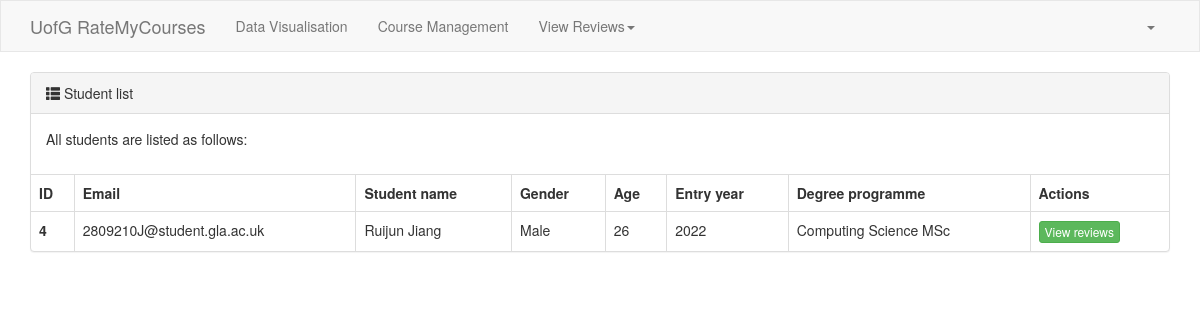
The page /student-list/ (signed in) on the database as committed earlier.
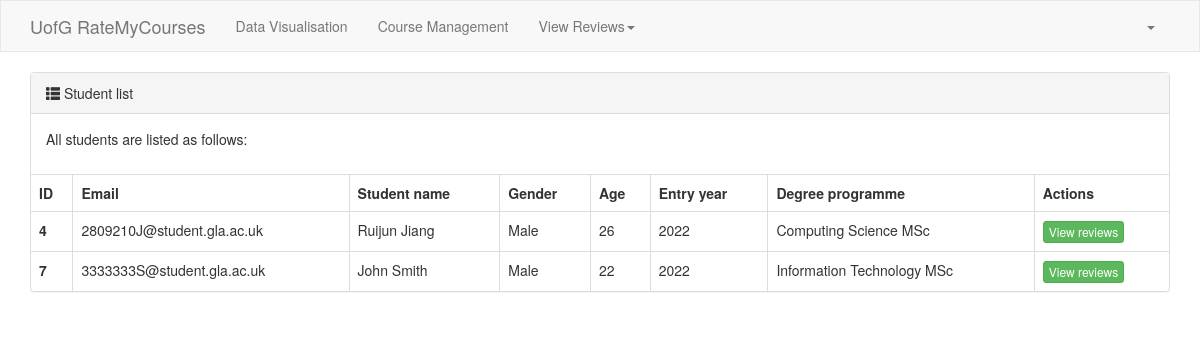
The same page on the database as committed later.
### rmc/models.py (models this page shows, shortened)
class Student(models.Model):
    email = models.CharField(verbose_name="Email", max_length=64, null=True, blank=True)
    name = models.CharField(verbose_name="Name", max_length=32)
    password = models.CharField(verbose_name="Password", max_length=64)
    gender_choices = (
        (1, "Male"),
        (2, "Female"),
    )
    gender = models.SmallIntegerField(verbose_name="Gender", choices=gender_choices)
    age = models.IntegerField(verbose_name="Age")
    entry_date = models.DateField(verbose_name="Date of entry")
    degree_programme = models.ForeignKey(to="DegreeProgramme", to_field="name", on_delete=models.CASCADE)

class DegreeProgramme(models.Model):
    name = models.CharField(verbose_name="Degree programme name", max_length=32, unique=True)
    level_choices = (
        (1, "Undergraduate"),
        (2, "Postgraduate"),
    )
    level = models.SmallIntegerField(verbose_name="Level", choices=level_choices)

### rmc/views.py (the view)
# urls.py: path("student-list/", views.student_list),
def student_list(request):
    students = models.Student.objects.all()
    students_review = models.CourseReview.objects.all().values("student_id").distinct()
    pagination_object = Pagination(request, students)
    contents = {
        "students_review": students_review,
        "queryset": pagination_object.queryset_page,
        "tpl_pagination_navbar": pagination_object.tpl(),
    }
    return render(request, "student-list.html", contents)

### rmc/templates/student-list.html
{% extends "layout.html" %}
{% block content %}
    <div class="container">
        <div>
            <div class="panel panel-default">
                <div class="panel-heading">
                    <span class="glyphicon glyphicon-th-list" aria-hidden="true"></span>
                    Student list
                </div>
                <div class="panel-body">
                    <p>All students are listed as follows:</p>
                </div>
                <table class="table table-bordered">
                    <thead>
                    <tr>
                        <th>ID</th>
                        <th>Email</th>
                        <th>Student name</th>
                        <th>Gender</th>
                        <th>Age</th>
                        <th>Entry year</th>
                        <th>Degree programme</th>
                        <th>Actions</th>
                    </tr>
                    </thead>
                    <tbody>
                    {% for obj in queryset %}
                        <tr>
                            {% for student in students_review %}
                                {% if student.student_id == obj.id %}
                                    <th scope="row">{{ obj.id }}</th>
                                    <td>{{ obj.email }}</td>
                                    <td>{{ obj.name }}</td>
                                    <td>{{ obj.get_gender_display }}</td>
                                    <td>{{ obj.age }}</td>
                                    <td>{{ obj.entry_date|date:"Y" }}</td>
                                    <td>{{ obj.degree_programme.name }}</td>
                                    <td>
                                        <a class="btn btn-success btn-xs" href="/{{ obj.id }}/view-reviews-student/">View reviews</a>
                                    </td>
                                {% endif %}
                            {% endfor %}
                        </tr>
                    {% endfor %}
                    </tbody>
                </table>
            </div>
        </div>
    </div>
{% endblock %}

Rows that differ between the two databases and show on the page:
added Student: id "7", email "3333333S@student.gla.ac.uk", name "John Smith", gender "Male", age "22", entry_date "2022", degree_programme.name "Information Technology MSc"
